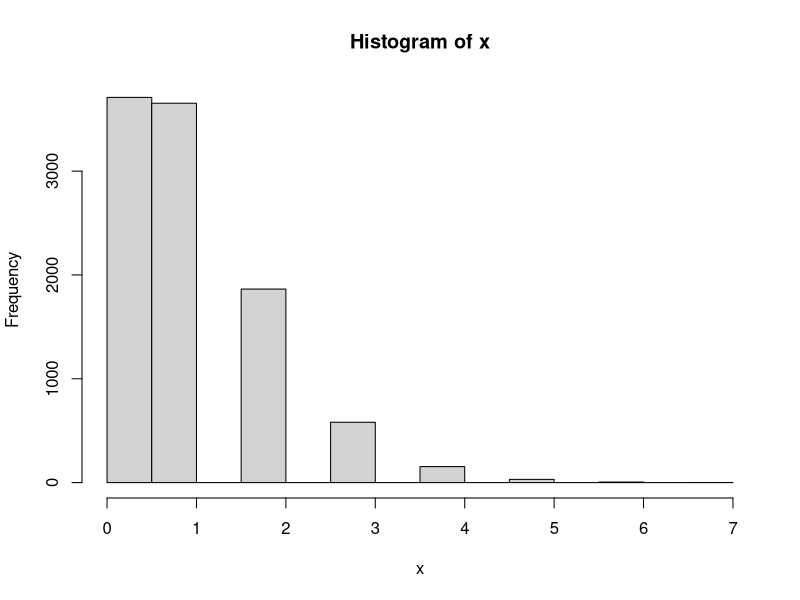
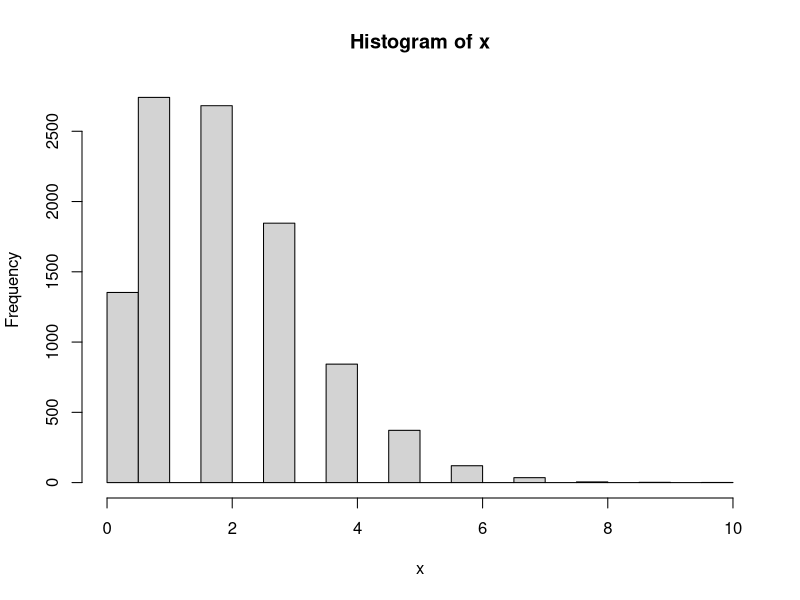
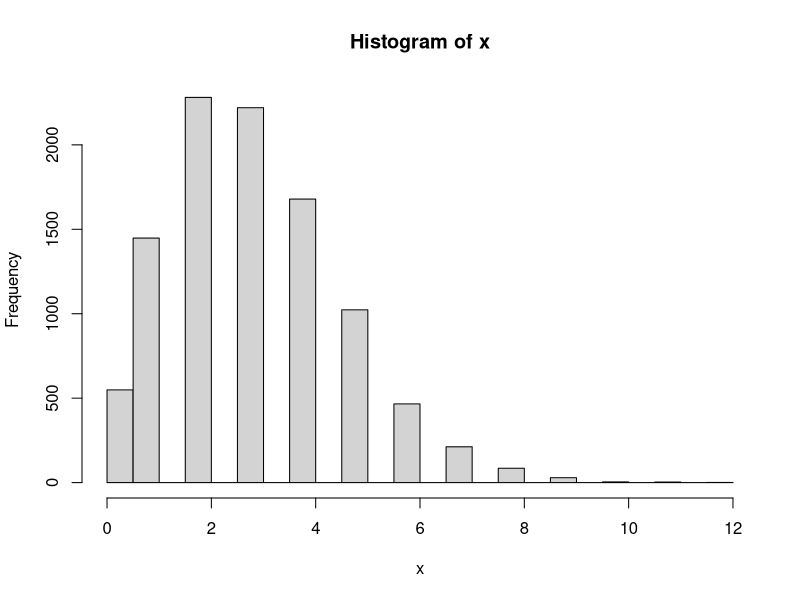
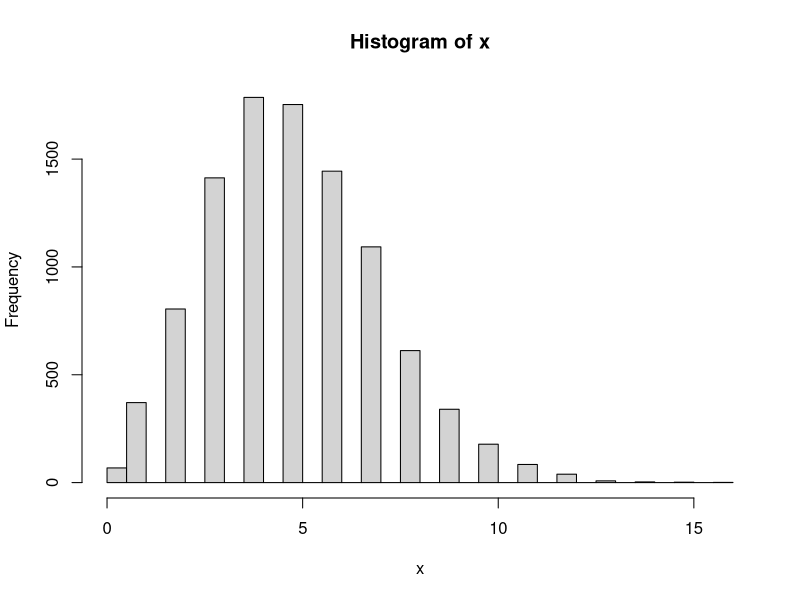
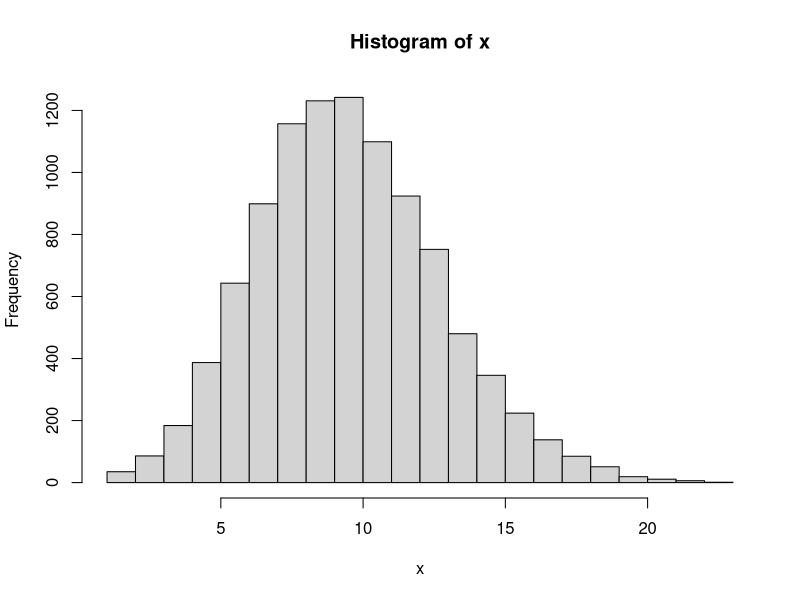
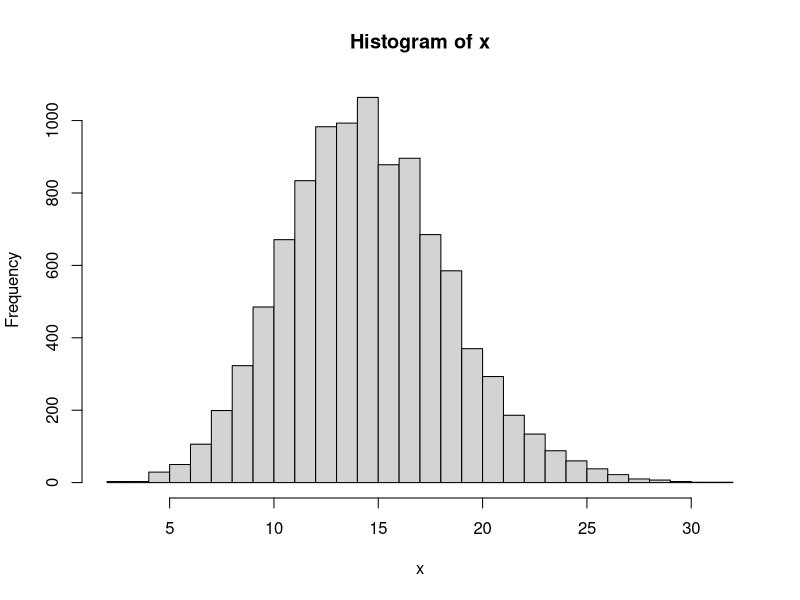
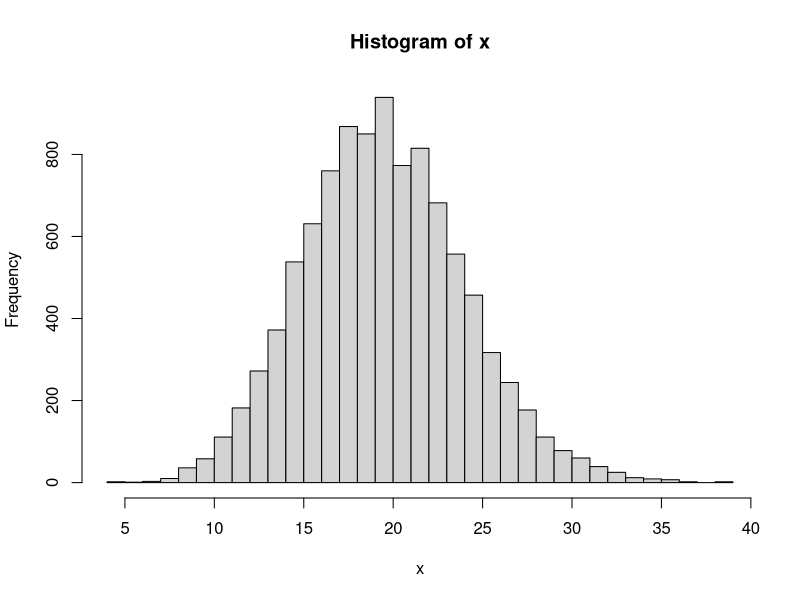
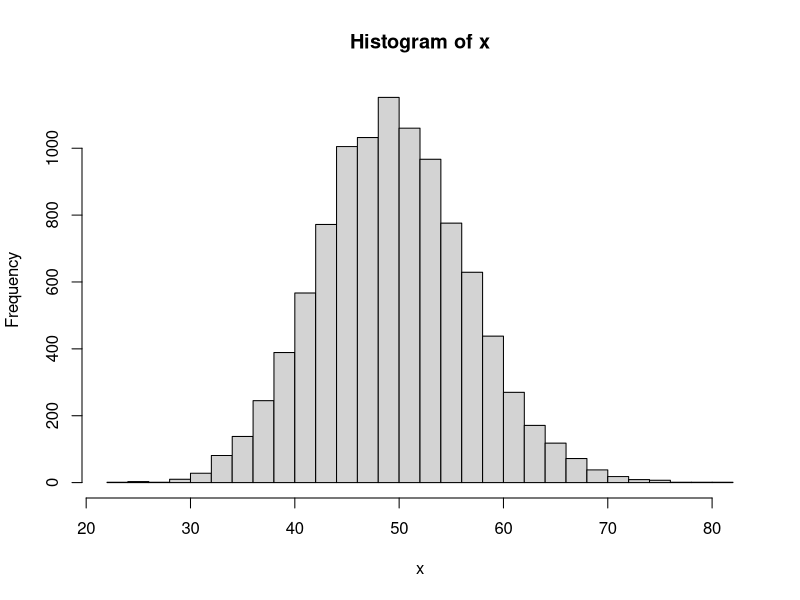

Write the R code that produced these figures, in order.
# Pset1, Question 3.1

num_lst = list(1,2,3,5,10,15,20,50,100,1000)
lamb_lst=list()
for (num in num_lst)
{
  set.seed(02138)
  assign(paste('lamb', num, sep=''), rpois(10000, num))
  x = get(paste('lamb', num, sep=''))
  hist(x, 25)
  mu = mean(x)
  v = var(x)
  cat(x, 'mean:', mu, 'variance:', v)
}

#test2